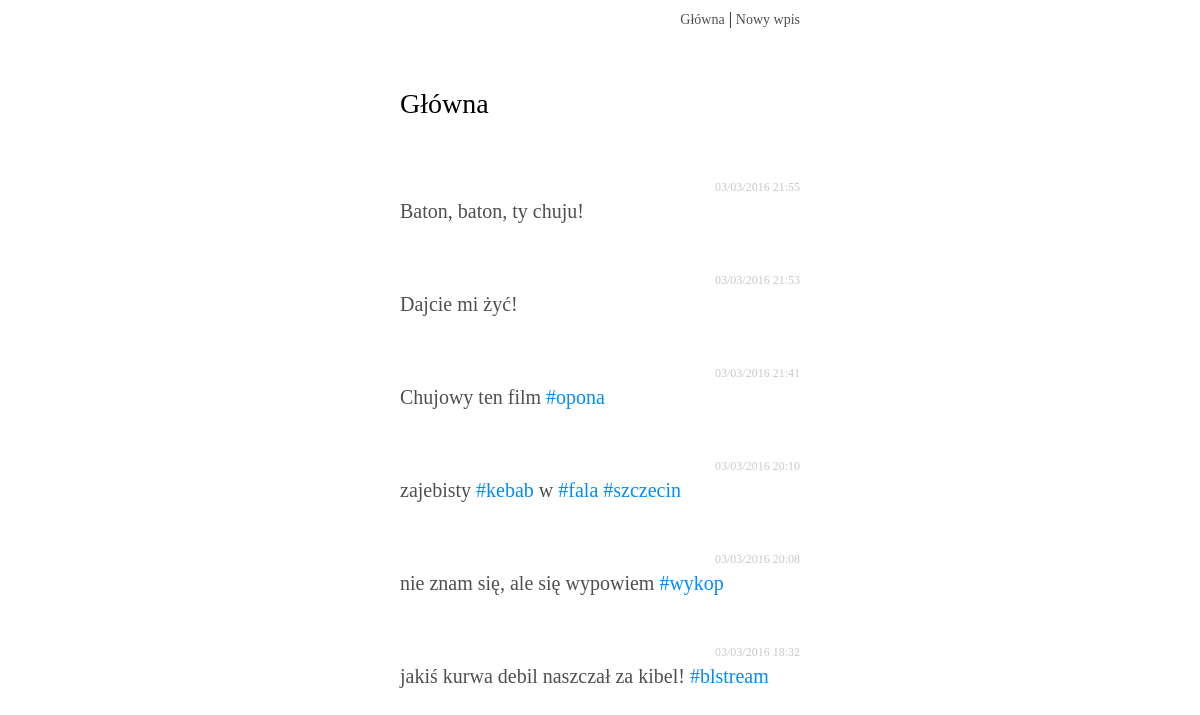
The page / on the database its author committed.
### tables this page shows
CREATE TABLE entries (
  id integer primary key autoincrement,
  content text not null,
  timestamp long not null
);

### api/front/common.py (the view)
@app.route('/', methods=['GET'])
def main():
    entries = EntryDAO.get_all()
    entry_view_models = list()
    for entry in entries:
        entry_view_models.append(EntryViewModel(entry))
    return flask.render_template('show_entries.html', title=u'Główna', entries=entry_view_models)

### api/dao/entry_dao.py (called while the page is built)
    @staticmethod
    def get_all():
        query_f = 'select id, content, timestamp from {} order by id desc'
        cur = flask.g.db.execute(query_f.format(EntryDAO.TABLE_NAME))
        rows = cur.fetchall()
        return EntryDAO.parse_rows(rows)

    @staticmethod
    def parse_rows(rows):
        items = list()
        for row in rows:
            item = Entry()
            item.id = row[0]
            item.content = row[1]
            item.timestamp = row[2]
            items.append(item)
        return items

### api/front/entry_view_model.py (called while the page is built)
    def _prepare(self, entry):
        d = datetime.datetime.fromtimestamp(entry.timestamp)
        self._date = d.strftime('%d/%m/%Y %H:%M')
        hashtag_matches = Hashtags.find_hashtags(entry.content)
        self._content = TextDecorator.decorate_hashtags(hashtag_matches, entry.content)

    @property
    def date(self):
        return self._date

    @property
    def content(self):
        return self._content

### api/front/utils/hashtags.py (called while the page is built)
    @staticmethod
    def find_hashtags(text):
        pattern = re.compile(r'(#.+?\b)')
        matches = list()
        for match in pattern.finditer(text):
            matches.append(match)
        return matches

### api/front/utils/text_decorator.py (called while the page is built)
    @staticmethod
    def decorate_hashtags(matches, text):
        for match in reversed(matches):
            span = match.span()
            start = span[0]
            end = span[1]
            text = text[0:start] + \
                   '<span class="hashtag">' + \
                   text[start:end] + \
                   '</span>' + \
                   text[end:]
        return text

### api/helpers/db_app_helper.py (called while the page is built)
@app.before_request
def before():
    flask.g.db = sqlite3.connect(app.config['DATABASE'])

### api/templates/show_entries.html (shortened to what this page needs)
{% extends 'master_layout.html' %}
{% block body %}
<ul class="entries">
  {% for entry in entries %}
    <li class="entry-item">
      <p class="entry-header">{{ entry.date }}</p>
      <p class="entry-content">{{ entry.content|safe }}</p>
    </li>
  {% endfor %}
{% endblock %}

### api/templates/master_layout.html (shortened to what this page needs)
<!doctype_html>
<head>
  <link rel="stylesheet" type="text/css" href="{{ url_for('static', filename='style.css') }}">
</head>
<body>
  <div class="page">
    <div class="nav-bar">
    <a href="{{ url_for('main') }}">Główna</a> |
    <a href="{{ url_for('add') }}">Nowy wpis</a>
    </div>
    <p class="page_title">{{ title }}</p>
    {% block body %}{% endblock %}
  </div>
</body>

### api/static/style.css (style rules this page uses)
body { background-color: #fff; font-family: 'Lucida Grande'; color: #000; }
.page { width: 400px; margin: 0 auto; }
.nav-bar { margin-top: 10px; text-align: right; }
a { text-decoration: none; font-size: 14px; color: #4F4F4F; }
.page_title { margin-top: 60px; margin-bottom: 60px; font-size: 28px; }
.entries { list-style-type: none; margin: 0; padding: 0; }
.entry-item { margin-bottom: 50px; }
.entry-header { text-align: right; color: #C8C8C8; font-size: 12px; line-height: 15px; margin: 0; }
.entry-content { text-align: left; color: #4F4F4F; font-size: 20px; line-height: 23px; margin-top: 5px; }
.hashtag { color: #008CFF; }

### rows shown on the page
entries: date "03/03/2016 21:55", content "Baton, baton, ty chuju!"
entries: date "03/03/2016 21:53", content "Dajcie mi żyć!"

### other values the page prints
{{ title }} "Główna"
{{ entry.date }} "03/03/2016 21:41" "03/03/2016 20:10" "03/03/2016 20:08" "03/03/2016 18:32"
{{ entry.content|safe }} "Chujowy ten film #opona" "zajebisty #kebab w #fala #szczecin" "nie znam się, ale się wypowiem #wykop" "jakiś kurwa debil naszczał za kibel! #blstream"
